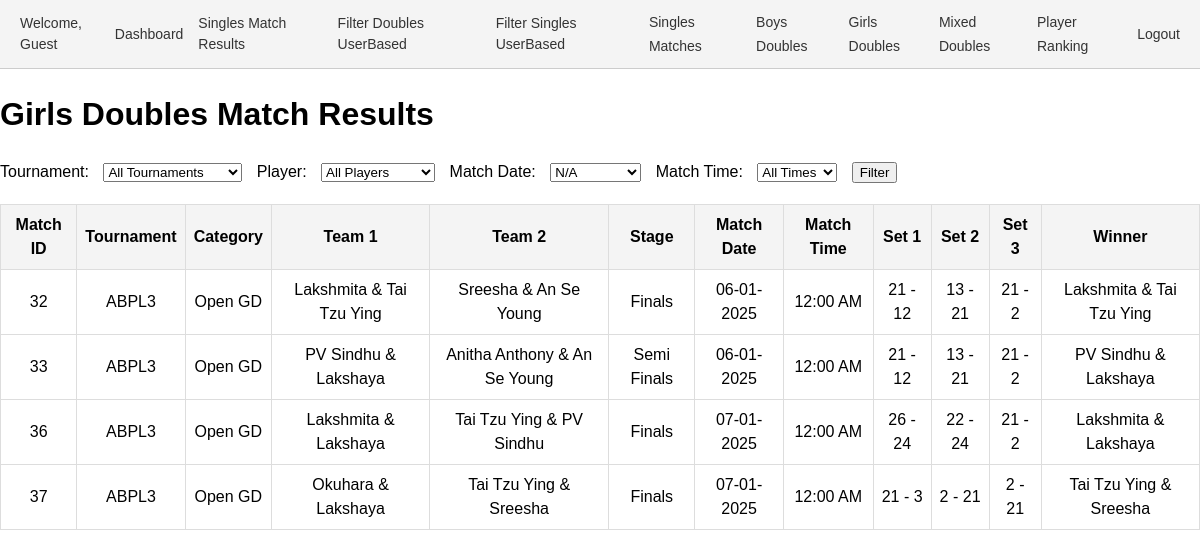
The app's page /results_gd.php, older data.
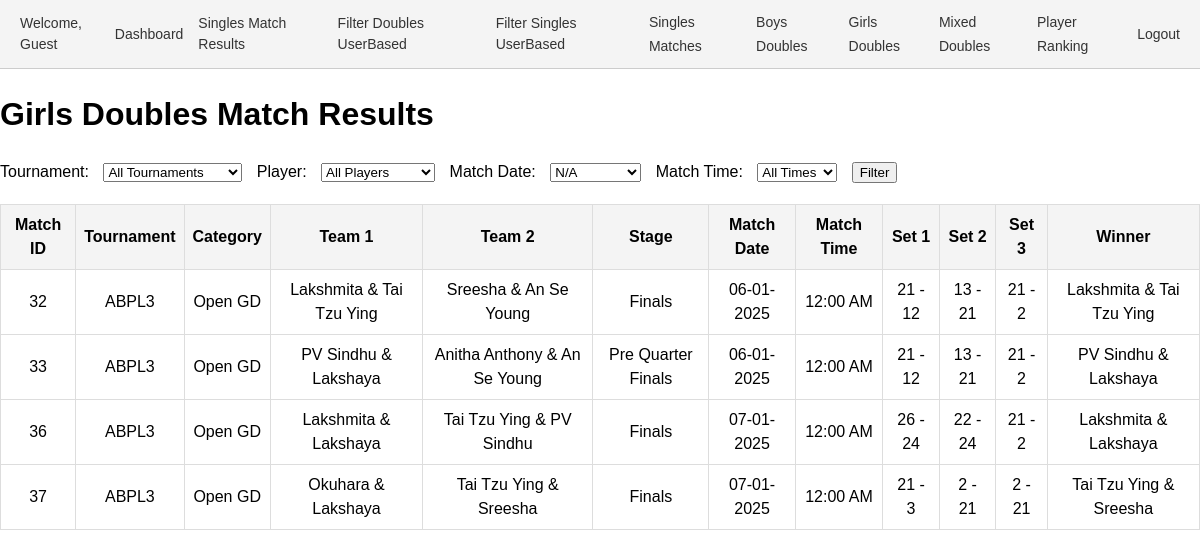
The same page, newer data.
### tables this page shows
CREATE TABLE `matches` (
  `id` int(11) NOT NULL,
  `tournament_id` int(11) NOT NULL,
  `category_id` int(11) NOT NULL,
  `pool` enum('A','B') DEFAULT NULL,
  `player1_id` int(11) DEFAULT NULL,
  `player2_id` int(11) DEFAULT NULL,
  `pre_quarter` tinyint(1) DEFAULT 0,
  `quarter` tinyint(1) DEFAULT 0,
  `semi` tinyint(1) DEFAULT 0,
  `final` tinyint(1) DEFAULT 0,
  `set1_player1_points` int(11) DEFAULT 0,
  `set1_player2_points` int(11) DEFAULT 0,
  `set2_player1_points` int(11) DEFAULT 0,
  `set2_player2_points` int(11) DEFAULT 0,
  `set3_player1_points` int(11) DEFAULT 0,
  `set3_player2_points` int(11) DEFAULT 0,
  `created_by` int(11) DEFAULT NULL,
  `stage` enum('Pre Quarter Finals','Quarter Finals','Semifinals','Finals','Preliminary') NOT NULL,
  `match_date` date DEFAULT NULL,
  `match_time` varchar(255) NOT NULL,
  `date` date DEFAULT NULL,
  `team1_player1_id` int(11) NOT NULL DEFAULT 0,
  `team1_player2_id` int(11) NOT NULL DEFAULT 0,
  `team2_player1_id` int(11) DEFAULT 0,
  `team2_player2_id` int(11) DEFAULT 0,
  `set1_team1_points` int(11) NOT NULL DEFAULT 0,
  `set1_team2_points` int(11) DEFAULT 0,
  `set2_team1_points` int(11) DEFAULT 0,
  `set2_team2_points` int(11) DEFAULT 0,
  `set3_team1_points` int(11) DEFAULT 0,
  `set3_team2_points` int(11) DEFAULT 0,
  `player3_id` int(11) DEFAULT NULL,
  `player4_id` int(11) DEFAULT NULL,
  `deleted_at` datetime DEFAULT NULL
);

CREATE TABLE `tournaments` (
  `id` int(11) NOT NULL,
  `name` varchar(255) NOT NULL,
  `created_by` int(11) DEFAULT NULL,
  `year` int(11) NOT NULL DEFAULT year(curdate()),
  `moderated_by` int(11) DEFAULT NULL
);

CREATE TABLE `categories` (
  `id` int(11) NOT NULL,
  `name` varchar(255) NOT NULL,
  `created_by` int(11) NOT NULL,
  `age_group` varchar(255) DEFAULT NULL,
  `sex` varchar(10) DEFAULT NULL,
  `type` enum('singles','doubles','mixed doubles') DEFAULT 'singles',
  `tournament_id` int(11) NOT NULL
);

### results_gd.php (the view, shortened to what this page needs)
<?php include 'header.php'; ?>
<?php
require_once 'conn.php';
$conn = new mysqli($servername, $username, $password, $dbname);
$match_date = $_GET['match_date'] ?? '';
$dates = $conn->query("SELECT DISTINCT match_date FROM matches ORDER BY match_date");
$query = "
    SELECT
        m.id AS match_id,
        t.name AS tournament_name,
        c.name AS category_name,
        c.type AS category_type, /* Singles, Doubles, or Mixed Doubles */
        p1.name AS team1_player1_name,
        p2.name AS team1_player2_name,
        p3.name AS team2_player1_name,
        p4.name AS team2_player2_name,
        m.stage,
        m.match_date,
        m.match_time,
        m.set1_team1_points,
        m.set1_team2_points,
        m.set2_team1_points,
        m.set2_team2_points,
        m.set3_team1_points,
        m.set3_team2_points
    FROM matches m
    INNER JOIN tournaments t ON m.tournament_id = t.id
    INNER JOIN categories c ON m.category_id = c.id
    LEFT JOIN players p1 ON m.team1_player1_id = p1.id
    LEFT JOIN players p2 ON m.team1_player2_id = p2.id
    LEFT JOIN players p3 ON m.team2_player1_id = p3.id
    LEFT JOIN players p4 ON m.team2_player2_id = p4.id
    WHERE c.type = 'doubles' AND c.sex = 'F' /* Filter only doubles and female categories */
";
$query .= " ORDER BY m.id";
$result = $conn->query($query);
?>
<!DOCTYPE html>
<html lang="en">
<head>
</head>
<body>
    <h1>Girls Doubles Match Results</h1>
    <form method="get">
        <label for="tournament_id">Tournament:</label>
        <select name="tournament_id" id="tournament_id">
            <option value="">All Tournaments</option>
        </select>
        <label for="player_id">Player:</label>
        <select name="player_id" id="player_id">
            <option value="">All Players</option>
        </select>
        <label for="match_date">Match Date:</label>
        <select name="match_date" id="match_date">
            <?php while ($row = $dates->fetch_assoc()): ?>
                <option value="<?= $row['match_date'] ?>" <?= $match_date == $row['match_date'] ? 'selected' : '' ?>>
                    <?= $row['match_date'] ? date("d-m-Y", strtotime($row['match_date'])) : 'N/A' ?>
                </option>
            <?php endwhile; ?>
        </select>
        <label for="datetime">Match Time:</label>
        <select name="datetime" id="datetime">
            <option value="">All Times</option>
        </select>
        <button type="submit">Filter</button>
    </form>
    <?php if ($result->num_rows > 0): ?>
        <table>
            <tr>
                <th>Match ID</th>
                <th>Tournament</th>
                <th>Category</th>
                <th>Team 1</th>
                <th>Team 2</th>
                <th>Stage</th>
                <th>Match Date</th>
                <th>Match Time</th>
                <th>Set 1</th>
                <th>Set 2</th>
                <th>Set 3</th>
                <th>Winner</th>
            </tr>
            <?php while ($row = $result->fetch_assoc()):
                $team1 = $row['team1_player1_name'] . " & " . $row['team1_player2_name'];
                $team2 = $row['team2_player1_name'] . " & " . $row['team2_player2_name'];
                $team1_total = $row['set1_team1_points'] + $row['set2_team1_points'] + $row['set3_team1_points'];
                $team2_total = $row['set1_team2_points'] + $row['set2_team2_points'] + $row['set3_team2_points'];
                $winner = $team1_total > $team2_total ? $team1 : ($team1_total < $team2_total ? $team2 : 'Draw');
            ?>
                <tr>
                    <td><?= $row['match_id'] ?></td>
                    <td><?= $row['tournament_name'] ?></td>
                    <td><?= $row['category_name'] ?></td>
                    <td><?= $team1 ?></td>
                    <td><?= $team2 ?></td>
                    <td><?= $row['stage'] ?></td>
                    <td><?= $row['match_date'] ? date("d-m-Y", strtotime($row['match_date'])) : 'N/A' ?></td>
                    <td><?= $row['match_time'] ? date("h:i A", strtotime($row['match_time'])) : 'N/A' ?></td>
                    <td><?= $row['set1_team1_points'] . ' - ' . $row['set1_team2_points'] ?></td>
                    <td><?= $row['set2_team1_points'] . ' - ' . $row['set2_team2_points'] ?></td>
                    <td><?= $row['set3_team1_points'] . ' - ' . $row['set3_team2_points'] ?></td>
                    <td><?= $winner ?></td>
                </tr>
            <?php endwhile; ?>
        </table>
    <?php else: ?>
        <p>No matches found for the selected filters.</p>
    <?php endif; ?>
</body>
</html>

Row changes from the older to the newer data that the page shows:
changed matches id 33: stage "Semi Finals" → "Pre Quarter Finals"
